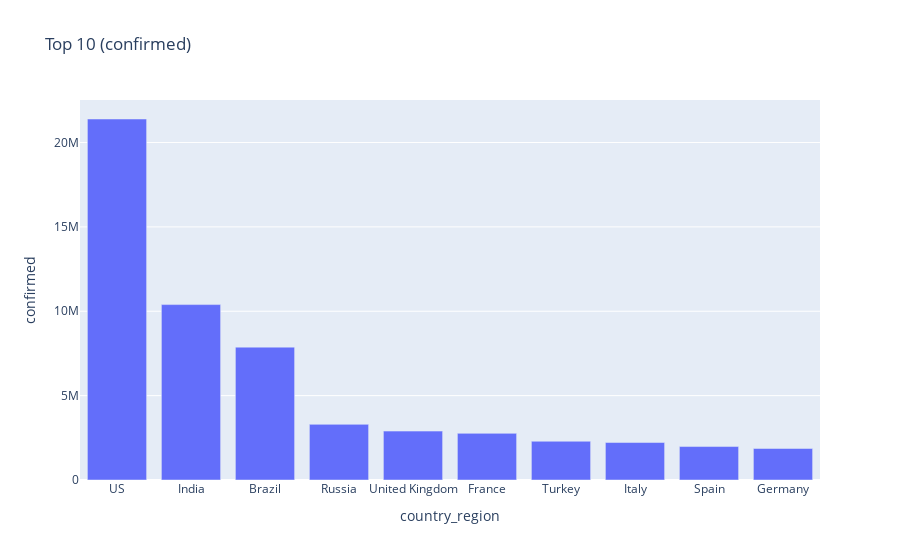

Source (notebook cell):
### Code cell
plot_top10('confirmed')

### Figure 1 — Plotly figure (JSON) as saved in the notebook; plotly's stock layout.template omitted (floating-point values rounded to 4 significant figures)
{"data": [{"alignmentgroup": "True", "hovertemplate": "country_region=%{x}<br>confirmed=%{y}<extra></extra>", "legendgroup": "", "marker": {"color": "#636efa"}, "name": "", "offsetgroup": "", "orientation": "v", "showlegend": false, "textposition": "auto", "type": "bar", "x": ["US", "India", "Brazil", "Russia", "United Kingdom", "France", "Turkey", "Italy", "Spain", "Germany"], "xaxis": "x", "y": [21394326, 10395278, 7873830, 3297833, 2897903, 2763306, 2296102, 2220361, 1982544, 1867679], "yaxis": "y"}], "layout": {"barmode": "relative", "legend": {"tracegroupgap": 0}, "title": {"text": "Top 10 (confirmed)"}, "xaxis": {"anchor": "y", "domain": [0, 1], "title": {"text": "country_region"}}, "yaxis": {"anchor": "x", "domain": [0, 1], "title": {"text": "confirmed"}}}}
